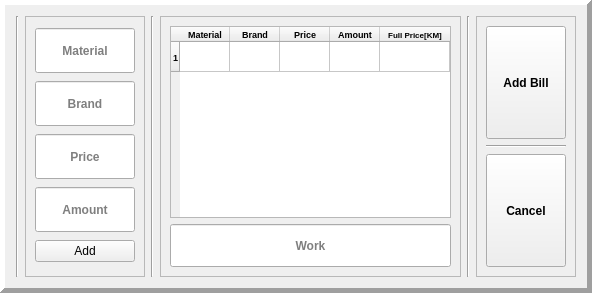
        <widget class="QFrame" name="add_new_reciept_frame">
         <property name="minimumSize">
          <size>
           <width>0</width>
           <height>293</height>
          </size>
         </property>
         <property name="maximumSize">
          <size>
           <width>16777215</width>
           <height>293</height>
          </size>
         </property>
         <property name="frameShape">
          <enum>QFrame::Panel</enum>
         </property>
         <property name="frameShadow">
          <enum>QFrame::Raised</enum>
         </property>
         <property name="lineWidth">
          <number>5</number>
         </property>
         <property name="midLineWidth">
          <number>5</number>
         </property>
         <layout class="QHBoxLayout" name="horizontalLayout_5" stretch="0,2,0,5,0,1">
          <item>
           <widget class="Line" name="line_20">
            <property name="orientation">
             <enum>Qt::Vertical</enum>
            </property>
           </widget>
          </item>
          <item>
           <widget class="QFrame" name="material_fields_frame">
            <property name="frameShape">
             <enum>QFrame::StyledPanel</enum>
            </property>
            <property name="frameShadow">
             <enum>QFrame::Raised</enum>
            </property>
            <layout class="QVBoxLayout" name="verticalLayout_9">
             <item>
              <widget class="QLineEdit" name="add_receipt_material">
               <property name="sizePolicy">
                <sizepolicy hsizetype="Expanding" vsizetype="Expanding">
                 <horstretch>1</horstretch>
                 <verstretch>0</verstretch>
                </sizepolicy>
               </property>
               <property name="minimumSize">
                <size>
                 <width>0</width>
                 <height>0</height>
                </size>
               </property>
               <property name="maximumSize">
                <size>
                 <width>16777215</width>
                 <height>45</height>
                </size>
               </property>
               <property name="font">
                <font>
                 <family>Arial</family>
                 <pointsize>9</pointsize>
                 <weight>75</weight>
                 <bold>true</bold>
                </font>
               </property>
               <property name="alignment">
                <set>Qt::AlignCenter</set>
               </property>
               <property name="placeholderText">
                <string>Material</string>
               </property>
              </widget>
             </item>
             <item>
              <widget class="QLineEdit" name="add_receipt_brand">
               <property name="sizePolicy">
                <sizepolicy hsizetype="Expanding" vsizetype="Expanding">
                 <horstretch>1</horstretch>
                 <verstretch>0</verstretch>
                </sizepolicy>
               </property>
               <property name="minimumSize">
                <size>
                 <width>0</width>
                 <height>0</height>
                </size>
               </property>
               <property name="maximumSize">
                <size>
                 <width>16777215</width>
                 <height>45</height>
                </size>
               </property>
               <property name="font">
                <font>
                 <family>Arial</family>
                 <pointsize>9</pointsize>
                 <weight>75</weight>
                 <bold>true</bold>
                </font>
               </property>
               <property name="alignment">
                <set>Qt::AlignCenter</set>
               </property>
               <property name="placeholderText">
                <string>Brand</string>
               </property>
              </widget>
             </item>
             <item>
              <widget class="QLineEdit" name="add_receipt_price">
               <property name="sizePolicy">
                <sizepolicy hsizetype="Expanding" vsizetype="Expanding">
                 <horstretch>1</horstretch>
                 <verstretch>0</verstretch>
                </sizepolicy>
               </property>
               <property name="minimumSize">
                <size>
                 <width>0</width>
                 <height>0</height>
                </size>
               </property>
               <property name="maximumSize">
                <size>
                 <width>16777215</width>
                 <height>45</height>
                </size>
               </property>
               <property name="font">
                <font>
                 <family>Arial</family>
                 <pointsize>9</pointsize>
                 <weight>75</weight>
                 <bold>true</bold>
                </font>
               </property>
               <property name="alignment">
                <set>Qt::AlignCenter</set>
               </property>
               <property name="placeholderText">
                <string>Price</string>
               </property>
              </widget>
             </item>
             <item>
              <widget class="QLineEdit" name="add_receipt_amount">
               <property name="sizePolicy">
                <sizepolicy hsizetype="Expanding" vsizetype="Expanding">
                 <horstretch>1</horstretch>
                 <verstretch>0</verstretch>
                </sizepolicy>
               </property>
               <property name="minimumSize">
                <size>
                 <width>0</width>
                 <height>0</height>
                </size>
               </property>
               <property name="maximumSize">
                <size>
                 <width>16777215</width>
                 <height>45</height>
                </size>
               </property>
               <property name="font">
                <font>
                 <family>Arial</family>
                 <pointsize>9</pointsize>
                 <weight>75</weight>
                 <bold>true</bold>
                </font>
               </property>
               <property name="alignment">
                <set>Qt::AlignCenter</set>
               </property>
               <property name="placeholderText">
                <string>Amount</string>
               </property>
              </widget>
             </item>
             <item>
              <widget class="QPushButton" name="add_material_button">
               <property name="text">
                <string>Add</string>
               </property>
              </widget>
             </item>
            </layout>
           </widget>
          </item>
          <item>
           <widget class="Line" name="line_19">
            <property name="orientation">
             <enum>Qt::Vertical</enum>
            </property>
           </widget>
          </item>
          <item>
           <widget class="QFrame" name="table_service_frame">
            <property name="frameShape">
             <enum>QFrame::StyledPanel</enum>
            </property>
            <property name="frameShadow">
             <enum>QFrame::Raised</enum>
            </property>
            <layout class="QVBoxLayout" name="verticalLayout_10">
             <item>
              <widget class="QTableWidget" name="materials_receipt_table">
               <property name="font">
                <font>
                 <family>Arial</family>
                 <pointsize>7</pointsize>
                 <weight>75</weight>
                 <bold>true</bold>
                </font>
               </property>
               <property name="rowCount">
                <number>1</number>
               </property>
               <attribute name="horizontalHeaderDefaultSectionSize">
                <number>50</number>
               </attribute>
               <attribute name="horizontalHeaderStretchLastSection">
                <bool>true</bool>
               </attribute>
               <row/>
               <column>
                <property name="text">
                 <string>Material</string>
                </property>
                <property name="font">
                 <font>
                  <family>Arial</family>
                  <pointsize>7</pointsize>
                  <weight>75</weight>
                  <bold>true</bold>
                 </font>
                </property>
               </column>
               <column>
                <property name="text">
                 <string>Brand</string>
                </property>
                <property name="font">
                 <font>
                  <family>Arial</family>
                  <pointsize>7</pointsize>
                  <weight>75</weight>
                  <bold>true</bold>
                 </font>
                </property>
               </column>
               <column>
                <property name="text">
                 <string>Price</string>
                </property>
                <property name="font">
                 <font>
                  <family>Arial</family>
                  <pointsize>7</pointsize>
                  <weight>75</weight>
                  <bold>true</bold>
                 </font>
                </property>
               </column>
               <column>
                <property name="text">
                 <string>Amount</string>
                </property>
                <property name="font">
                 <font>
                  <family>Arial</family>
                  <pointsize>7</pointsize>
                  <weight>75</weight>
                  <bold>true</bold>
                 </font>
                </property>
               </column>
               <column>
                <property name="text">
                 <string>Full Price[KM]</string>
                </property>
                <property name="font">
                 <font>
                  <family>Arial</family>
                  <pointsize>6</pointsize>
                  <weight>75</weight>
                  <bold>true</bold>
                 </font>
                </property>
               </column>
              </widget>
             </item>
             <item>
              <widget class="QLineEdit" name="add_receipt_service">
               <property name="sizePolicy">
                <sizepolicy hsizetype="Expanding" vsizetype="Expanding">
                 <horstretch>1</horstretch>
                 <verstretch>1</verstretch>
                </sizepolicy>
               </property>
               <property name="font">
                <font>
                 <family>Arial</family>
                 <pointsize>9</pointsize>
                 <weight>75</weight>
                 <bold>true</bold>
                </font>
               </property>
               <property name="alignment">
                <set>Qt::AlignCenter</set>
               </property>
               <property name="placeholderText">
                <string>Work</string>
               </property>
              </widget>
             </item>
            </layout>
           </widget>
          </item>
          <item>
           <widget class="Line" name="line_22">
            <property name="orientation">
             <enum>Qt::Vertical</enum>
            </property>
           </widget>
          </item>
          <item>
           <widget class="QFrame" name="frame_4">
            <property name="frameShape">
             <enum>QFrame::StyledPanel</enum>
            </property>
            <property name="frameShadow">
             <enum>QFrame::Raised</enum>
            </property>
            <layout class="QVBoxLayout" name="verticalLayout_8">
             <item>
              <widget class="QPushButton" name="finish_reciept_button">
               <property name="sizePolicy">
                <sizepolicy hsizetype="Expanding" vsizetype="Expanding">
                 <horstretch>0</horstretch>
                 <verstretch>0</verstretch>
                </sizepolicy>
               </property>
               <property name="font">
                <font>
                 <family>Arial</family>
                 <pointsize>9</pointsize>
                 <weight>75</weight>
                 <bold>true</bold>
                </font>
               </property>
               <property name="text">
                <string>Add Bill</string>
               </property>
              </widget>
             </item>
             <item>
              <widget class="Line" name="line_21">
               <property name="orientation">
                <enum>Qt::Horizontal</enum>
               </property>
              </widget>
             </item>
             <item>
              <widget class="QPushButton" name="cancel_add_reciept_button">
               <property name="sizePolicy">
                <sizepolicy hsizetype="Expanding" vsizetype="Expanding">
                 <horstretch>0</horstretch>
                 <verstretch>0</verstretch>
                </sizepolicy>
               </property>
               <property name="font">
                <font>
                 <family>Arial</family>
                 <pointsize>9</pointsize>
                 <weight>75</weight>
                 <bold>true</bold>
                </font>
               </property>
               <property name="text">
                <string>Cancel</string>
               </property>
              </widget>
             </item>
            </layout>
           </widget>
          </item>
         </layout>
        </widget>
